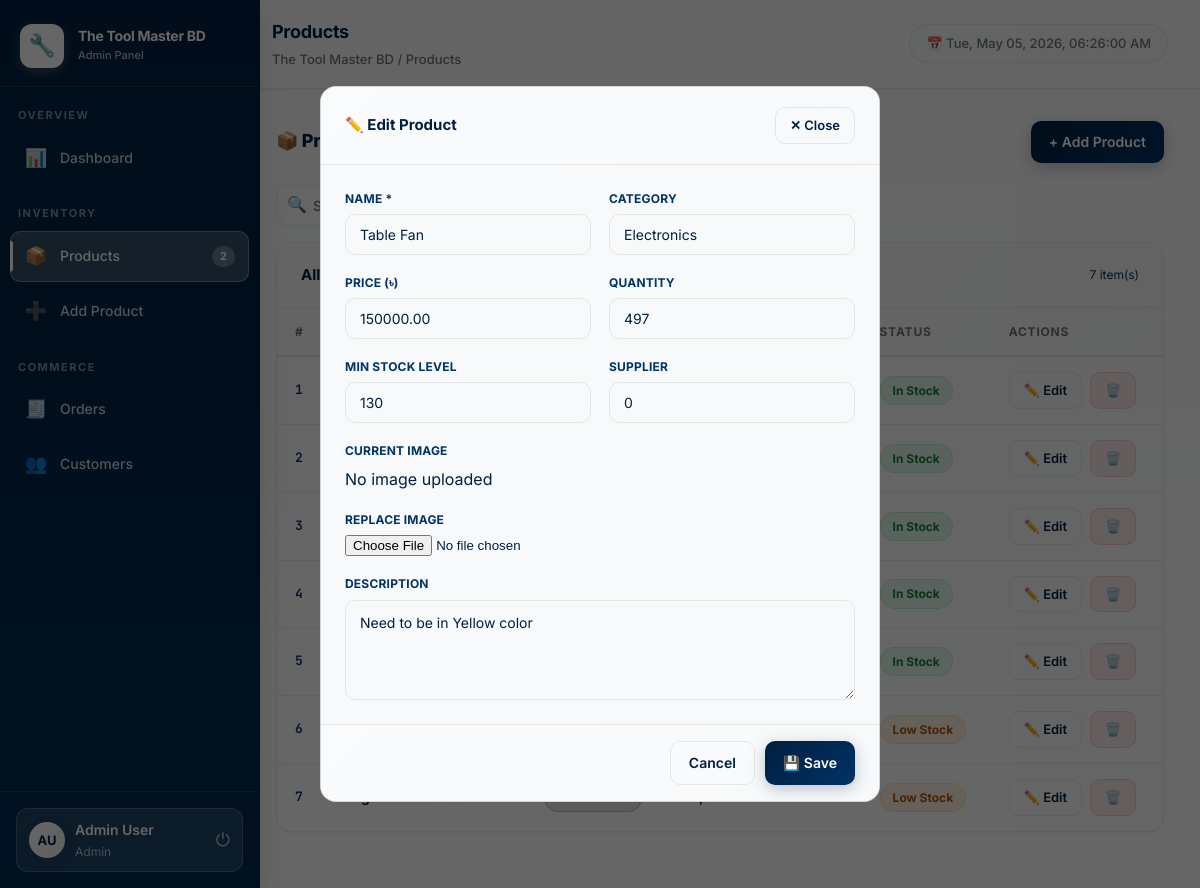
Page /products.php?edit=7 (signed in) on the committed database.
### tables this page shows
CREATE TABLE `products` (
  `id` int(11) NOT NULL,
  `name` varchar(200) NOT NULL,
  `category` varchar(100) DEFAULT NULL,
  `price` decimal(12,2) NOT NULL DEFAULT 0.00,
  `quantity` int(11) NOT NULL DEFAULT 0,
  `min_qty` int(11) NOT NULL DEFAULT 5,
  `supplier` varchar(150) DEFAULT NULL,
  `description` text DEFAULT NULL,
  `image_url` varchar(255) DEFAULT NULL,
  `created_at` timestamp NOT NULL DEFAULT current_timestamp()
);

### products.php (the view, shortened to what this page needs)
<?php
require 'layout.php';
$search=trim($_GET['search']??''); $filter=$_GET['filter']??'all';
$where="WHERE 1=1"; $params=[]; $types="";
$stmt=$conn->prepare("SELECT * FROM products $where ORDER BY created_at DESC");
$stmt->execute(); $products=$stmt->get_result();
$edit_id=isset($_GET['edit'])?(int)$_GET['edit']:0; $edit_row=null;
if($edit_id){$es=$conn->prepare("SELECT * FROM products WHERE id=?");$es->bind_param("i",$edit_id);$es->execute();$edit_row=$es->get_result()->fetch_assoc();}
?>
<?php if($edit_row):?>
<div style="background:rgba(0,0,0,.6);position:fixed;inset:0;z-index:200;display:flex;align-items:center;justify-content:center">
  <div style="background:var(--bg2);border:1px solid var(--border2);border-radius:var(--radius-lg);width:560px;max-height:90vh;overflow-y:auto">
    <div class="card-header"><h3>✏️ Edit Product</h3><a href="products.php" class="btn btn-sm btn-ghost">✕ Close</a></div>
    <form method="POST" enctype="multipart/form-data">
      <div class="form-wrap"><div class="form-grid">
        <div class="fg"><label>Name *</label><input type="text" name="name" value="<?=htmlspecialchars($edit_row['name'])?>" required/></div>
        <div class="fg"><label>Category</label><input type="text" name="category" value="<?=htmlspecialchars($edit_row['category']??'')?>"/></div>
        <div class="fg"><label>Price (৳)</label><input type="number" name="price" step="0.01" value="<?=$edit_row['price']?>"/></div>
        <div class="fg"><label>Quantity</label><input type="number" name="quantity" value="<?=$edit_row['quantity']?>"/></div>
        <div class="fg"><label>Min Stock Level</label><input type="number" name="min_qty" value="<?=$edit_row['min_qty']?>"/></div>
        <div class="fg"><label>Supplier</label><input type="text" name="supplier" value="<?=htmlspecialchars($edit_row['supplier']??'')?>"/></div>
        <div class="fg full"><label>Current Image</label><?php if($edit_row['image_url']):?><img src="<?=htmlspecialchars($edit_row['image_url'])?>" alt="Image" style="max-width:100%;border:1px solid var(--border);border-radius:8px;" /><?php else:?>No image uploaded<?php endif;?></div>
        <div class="fg full"><label>Replace Image</label><input type="file" name="image_file" accept="image/*"/></div>
        <div class="fg full"><label>Description</label><textarea name="description"><?=htmlspecialchars($edit_row['description']??'')?></textarea></div>
      </div></div>
      <div class="form-actions"><a href="products.php" class="btn btn-ghost">Cancel</a><button type="submit" class="btn btn-primary">💾 Save</button></div>
    </form>
  </div>
</div>
<?php endif;?>
<div class="page-header"><h2>📦 Products</h2><a href="add_product.php" class="btn btn-primary">+ Add Product</a></div>
<div class="search-row">
  <form method="GET" style="display:flex;gap:10px;flex:1;align-items:center">
    <div class="search-input-wrap"><span class="search-icon">🔍</span><input type="text" name="search" placeholder="Search…" value="<?=htmlspecialchars($search)?>"/></div>
    <button type="submit" class="btn btn-ghost">Filter</button>
  </form>
</div>
<div class="card">
  <div class="card-header"><h3>All Products</h3><span class="text-muted text-sm"><?=$products->num_rows?> item(s)</span></div>
  <div class="tbl-wrap"><table>
    <thead><tr><th>#</th><th>Name</th><th>Category</th><th>Price</th><th>Qty</th><th>Status</th><th>Actions</th></tr></thead>
    <tbody>
    <?php if($products->num_rows>0):$i=1; while($p=$products->fetch_assoc()):
      $st=$p['quantity']==0?['Out of Stock','b-red']:($p['quantity']<=$p['min_qty']?['Low Stock','b-amber']:['In Stock','b-green']);
    ?>
    <tr>
      <td class="td-id"><?=$i++?></td>
      <td>
        <div style="display:flex;align-items:center;gap:10px">
          <strong><?=htmlspecialchars($p['name'])?></strong>
        </div>
      </td>
      <td><span class="badge b-orange"><?=htmlspecialchars($p['category']??'—')?></span></td>
      <td><strong>৳<?=number_format((float)$p['price'],2)?></strong></td>
      <td style="font-weight:700;color:<?=$p['quantity']==0?'var(--red)':($p['quantity']<=$p['min_qty']?'var(--amber)':'var(--green)')?>"><?=$p['quantity']?></td>
      <td><span class="badge <?=$st[1]?>"><?=$st[0]?></span></td>
      <td>
        <a href="products.php?edit=<?=$p['id']?>" class="btn btn-sm btn-ghost">✏️ Edit</a>
        <a href="products.php?delete=<?=$p['id']?>" class="btn btn-sm btn-danger" onclick="return confirm('Delete?')" style="margin-left:4px">🗑️</a>
      </td>
    </tr>
    <?php endwhile; else:?><tr><td colspan="7" class="empty-state"><div class="ei">📦</div>No products found</td></tr><?php endif;?>
    </tbody>
  </table></div>
</div>
  </div></div></div>
</body></html>

### rows in the picture
products: name "Table Fan", category "Electronics", price "150000.00", quantity "497", min_qty "130", supplier "0", description "Need to be in Yellow color", id "7", quantity+min_qty "In Stock"
products: quantity+min_qty "In Stock"
products: quantity+min_qty "In Stock"
products: quantity+min_qty "In Stock"
products: quantity+min_qty "In Stock"
products: quantity+min_qty "Low Stock"
products: quantity+min_qty "Low Stock"

### other values in the picture
$low_stock "2"
$initials "AU"
$user_name "Admin User"
$user_role "Admin"
$page_title "Products"
